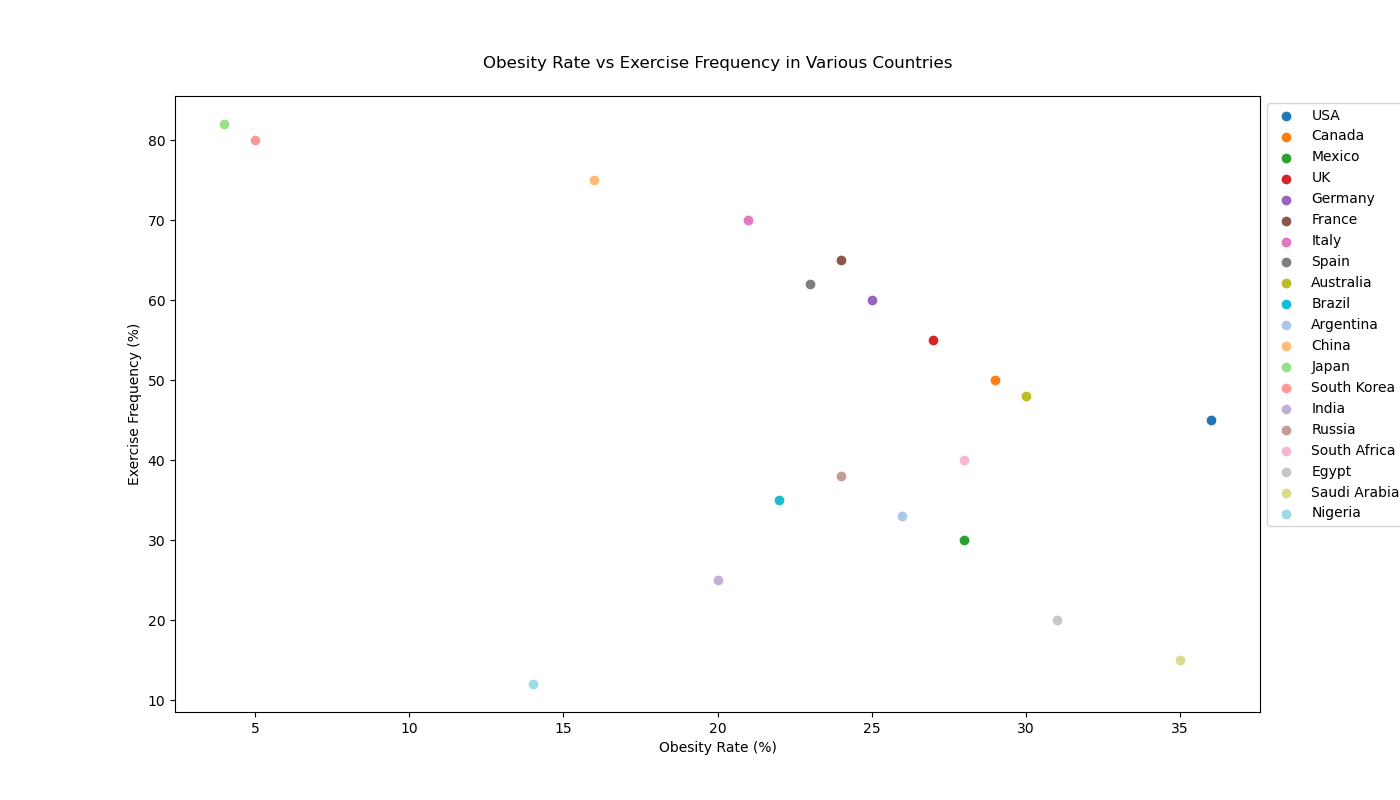

Source code (Python):
import matplotlib.pyplot as plt

country = ["USA", "Canada", "Mexico", "UK", "Germany", "France", "Italy", "Spain", "Australia", "Brazil", "Argentina", "China", "Japan", "South Korea", "India", "Russia", "South Africa", "Egypt", "Saudi Arabia", "Nigeria"]
obesity_rate = [36, 29, 28, 27, 25, 24, 21, 23, 30, 22, 26, 16, 4, 5, 20, 24, 28, 31, 35, 14]
exercise_frequency = [45, 50, 30, 55, 60, 65, 70, 62, 48, 35, 33, 75, 82, 80, 25, 38, 40, 20, 15, 12]
colors = ['#1F77B4', '#FF7F0E', '#2CA02C', '#D62728', '#9467BD', '#8C564B', '#E377C2', '#7F7F7F', '#BCBD22', '#17BECF', '#AEC7E8', '#FFBB78', '#98DF8A', '#FF9896', '#C5B0D5', '#C49C94', '#F7B6D2', '#C7C7C7', '#DBDB8D', '#9EDAE5']

plt.figure(figsize=(14, 8))

for i in range(len(country)):
    plt.scatter(obesity_rate[i], exercise_frequency[i], color=colors[i], label=country[i])

plt.title('Obesity Rate vs Exercise Frequency in Various Countries', pad=20)
plt.xlabel('Obesity Rate (%)')
plt.ylabel('Exercise Frequency (%)')
plt.legend(loc='upper left', bbox_to_anchor=(1, 1))

plt.show()
